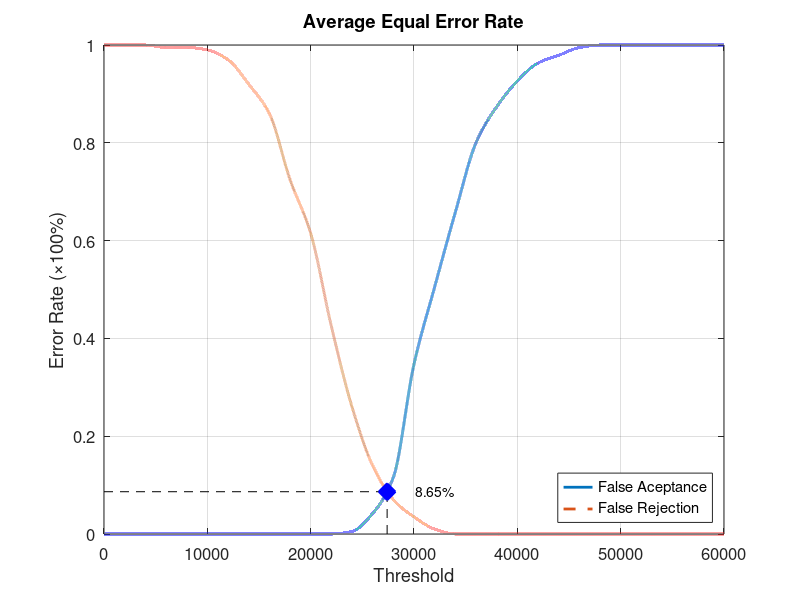
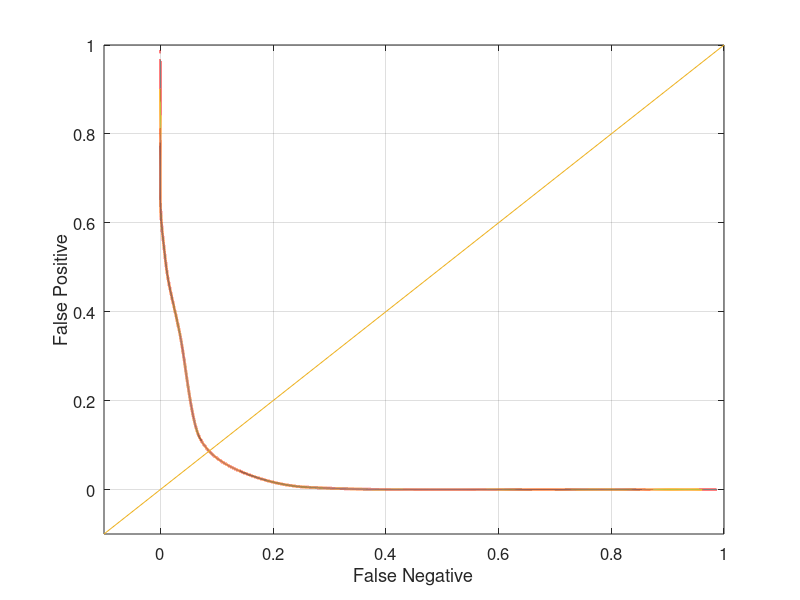

Source code (MATLAB) for these figures, in order:
function yEER = Database4_2
close all;
clear;
clc;
x = 0:2000:60000;
xq = 0:0.5:60000;

y0 = [0 0 0 0 0 0 0 0 0 0 0 0 0.00526316 0.0421053 0.115789 0.347368 0.505263 0.657895 0.8 0.873684 0.926316 0.963158 0.978947 0.994737 1 1 1 1 1 1 1];
yy0 = interp1(x, y0, xq, 'pchip');
y1 = [1 1 1 0.995 0.995 0.99 0.97 0.92 0.86 0.725 0.615 0.425 0.26 0.14 0.07 0.035 0.01 0 0 0 0 0 0 0 0 0 0 0 0 0 0];
yy1 = interp1(x, y1, xq, 'pchip');

% Calculating EER: 
y2 = abs(y0 - y1);
find(y2 == min(y2))
yy2 = abs(yy0 - yy1);
xEER = find(yy2 == min(yy2));
xEERIndex = xq(xEER) % X-axis EER
yEER = yy0(xEER) % Y-axis EER

main = figure
plot(xq, yy0,'-','LineWidth', 2);	hold on
plot(xq, yy1,'--','LineWidth', 2);	hold on
plot([xEERIndex xEERIndex], [0 yEER], 'k--');	hold on
plot([0 xEERIndex], [yEER yEER], 'k--');	hold on
plot(xEERIndex, yEER, 'bx', 'LineWidth', 10);	hold on
text(xEERIndex + 10 * xEERIndex / 100, yEER, [num2str(round((10000 * yEER)) / 100) '%'])
legend('False Aceptance', 'False Rejection', 'Location', 'SouthEast')
xlabel('Threshold')
ylabel('Error Rate (\times100%)')
title('Average Equal Error Rate')
set(gca, 'FontSize', 12)
axis([0 60000 0 1])
grid on

print(main, 'Database4_2Main', '-dpng');
FNRxFPR = figure('Color', [1 1 1]);
plot(yy1, yy0, '-', yy1, yy0, 'LineWidth', 2);
hold on
y = -0.1:0.1:1
plot(y, y); 
set(gca, 'FontSize', 12)
xlabel('False Negative')
ylabel('False Positive')
axis([-0.1 1 -0.1 1])
set(gca, 'FontSize', 12)
grid on

print(FNRxFPR, 'Database4_2FNRxFPR','-dpng');
end
